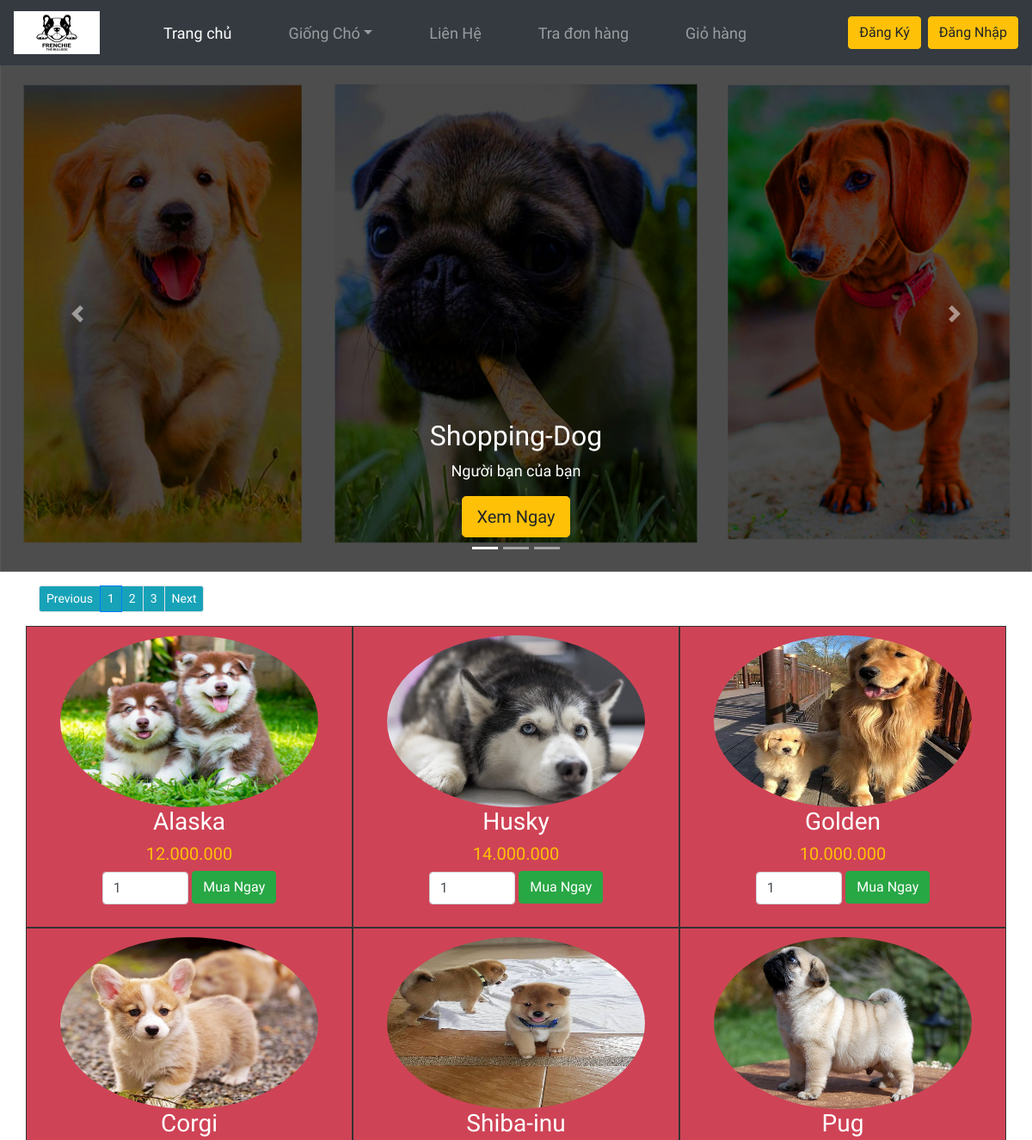
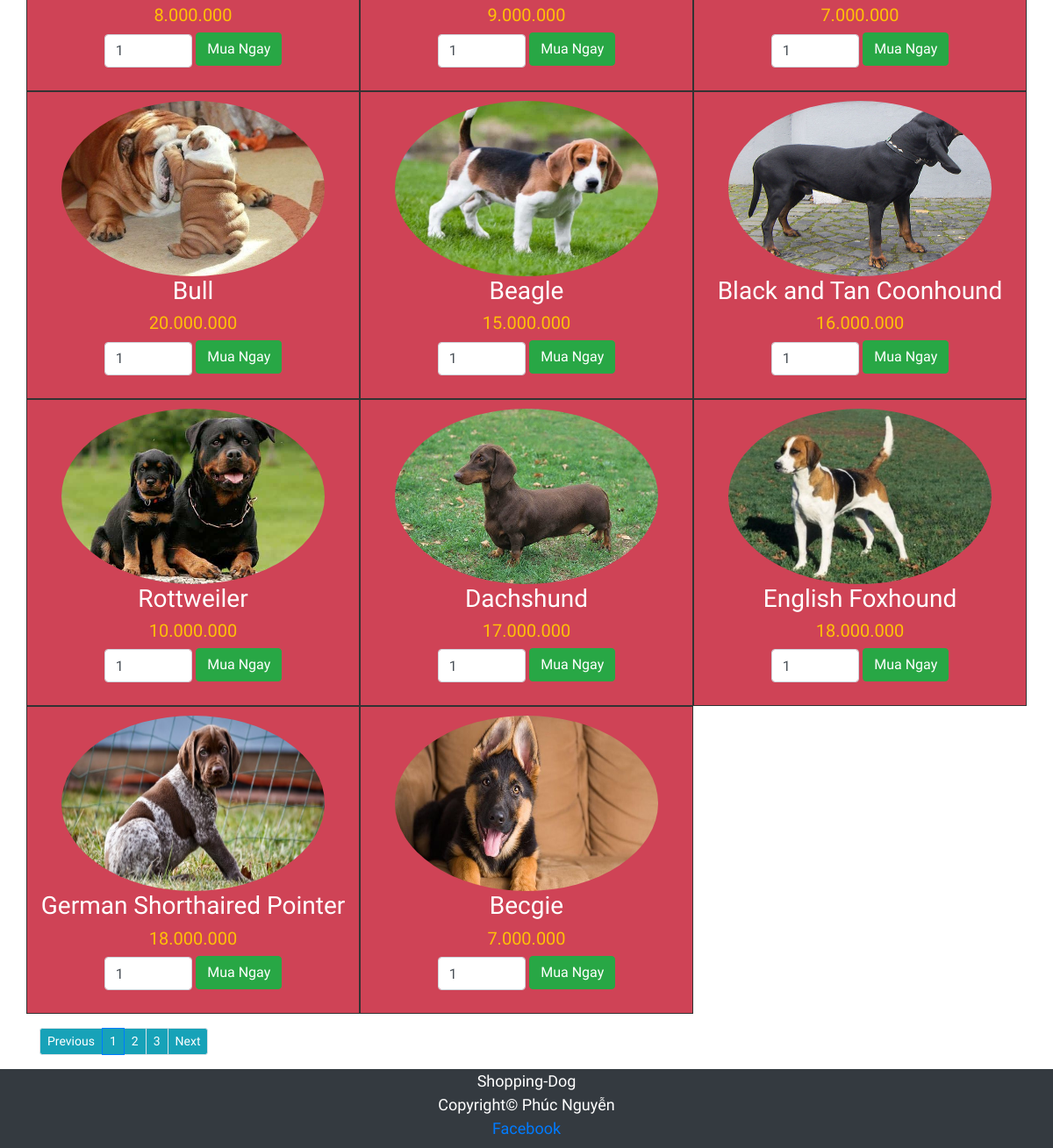
The page / on the database its author committed (2 pictures, top to bottom).
### tables this page shows
CREATE TABLE `hanghoa` (
  `MSHH` varchar(5) NOT NULL,
  `TenHH` varchar(50) NOT NULL,
  `Gia` int(11) NOT NULL,
  `SoLuongHang` tinyint(4) NOT NULL,
  `MaNhom` varchar(5) NOT NULL,
  `Hinh` varchar(50) NOT NULL,
  `MoTaHH` varchar(20) DEFAULT NULL
);

### change_type_money.php (called while the page is built, shortened)
<?php
	    function change_type_money($str){
    		$count = 0;
    		$newstr = '';
    		$len = strlen($str);
    		for($i = $len-1 ; $i >= 0; $i--){
    			$newstr .= $str[$i];
    			$count ++;
    			if($count % 3 == 0 and $count!=$len){
    				$newstr .= '.';
    			}
    		}
    		return strrev($newstr);
		}
 ?>

### product.php (the view, shortened to what this page needs)
<div class="container" id="content">
		<div id="pag" class="mt-3">
			<ul class="pagination pagination-sm">
				<li class="page-item"><a class="page-link bg-info text-white" href="#">Previous</a></li>
				<li class="page-item active"><a class="page-link bg-info text-white" href="#">1</a></li>
				<li class="page-item"><a class="page-link bg-info text-white" href="#">2</a></li>
				<li class="page-item"><a class="page-link bg-info text-white" href="#">3</a></li>
				<li class="page-item"><a class="page-link bg-info text-white" href="#">Next</a></li>
			</ul>
		</div>
		<div class="row">
				<?php
					$sql = 'select * from hanghoa';
					$result = mysqli_query($conn,$sql);
					if(mysqli_num_rows($result) > 0){
						while ($row = mysqli_fetch_assoc($result)) {
						?>
                              <div class="col-sm-4">
                                             <form action="cart.php" method="POST">
												<img src="<?php echo 'img/'.$row['Hinh'];?>" alt="" style="width: 300px; height: 200px;" class="img-fluid rounded-circle">
												<h3><?php echo $row['TenHH'];?></h3>
												<h5 class="text-warning"><?php echo change_type_money($row['Gia']);?></h5>
												<input type="text" class="form-control mb-3 d-inline-block" style="width:100px;" name="qty" value="1">
												<button type="submit" name="add" class="btn btn-success mb-1" onclick="save()">Mua Ngay</button>
                                            </form>
                                </div>
						<?php
							}
					}
				 ?>
		</div>
		<div id="pag2" class="mt-3">
			<ul class="pagination pagination-sm">
				<li class="page-item"><a class="page-link bg-info text-white" href="#">Previous</a></li>
				<li class="page-item active"><a class="page-link bg-info text-white" href="#">1</a></li>
				<li class="page-item"><a class="page-link bg-info text-white" href="#">2</a></li>
				<li class="page-item"><a class="page-link bg-info text-white" href="#">3</a></li>
				<li class="page-item"><a class="page-link bg-info text-white" href="#">Next</a></li>
			</ul>
		</div>
	</div>

### index.php (shortened to what this page needs)
<?php
	include_once 'change_type_money.php'
 ?>
<!DOCTYPE html>
<html lang="en">
<head>
	<link rel="stylesheet" href="https://maxcdn.bootstrapcdn.com/bootstrap/4.4.1/css/bootstrap.min.css">
	<link rel="stylesheet" href="https://use.fontawesome.com/releases/v5.6.3/css/all.css"></head>
		<link rel="stylesheet" type="text/css" href="./css/index.css">
</head>
<body>
	<?php include 'header.php' ?>
	<?php include 'carousel.php' ?>
	<?php include 'product.php' ?>
	<?php include 'footer.php' ?>
</body>
</html>

### header.php (shortened to what this page needs)
<?php
	include_once 'change_type_money.php'
 ?>
<?php
	if(isset($_SESSION['login'])){
		$check = 1;
	}else{
		$check = 0;
	}
?>
<div class="container-fuild">
<nav class="navbar navbar-expand-sm bg-dark navbar-dark fixed-top">
			<a class="navbar-brand" href="index.php">
				<img src="img/logo.jpg" alt="logo" style="width: 100px; height: 50px;">
			</a>
			<div class="collapse navbar-collapse" id="collapsibleNavId">
				<ul class="navbar-nav mr-auto mt-2 mt-lg-0">
					<li class="nav-item active">
						<a class="nav-link" href="index.php">Trang chủ <span class="sr-only">(current)</span></a>
					</li>
					<li class="nav-item dropdown">
					<a class="nav-link dropdown-toggle" href="#" id="dropdownId" data-toggle="dropdown" aria-haspopup="true" aria-expanded="false">Giống Chó</a>
					</li>
					<li class="nav-item">
						<a class="nav-link" href="contact.php">Liên Hệ</a>
					</li>
					<li class="nav-item">
						<a class="nav-link" href="ordersearch.php">Tra đơn hàng</a>
                    </li>
                    <li class="nav-item">
						<a class="nav-link" href="cart.php">Giỏ hàng</a>
					</li>
				</ul>
					<?php
						if($check == 1){?>
							<span style="font-size:15px; color:white" class="mr-3"><?php echo 'Xin Chào, '.processNameUser($_SESSION['login'][0]['fullname'])?></span>
							<form action="" method="post">
								<button type="submit" name="out" class="btn btn-warning">Đăng Xuất</button>
							</form>
						<?php }else{
								echo '<a href="registeruser.php" class="btn btn-warning mr-2">Đăng Ký</a>
									 <a href="login.php" class="btn btn-warning">Đăng Nhập</a>';
							}?>
			</div>
		</nav>
</div>

### carousel.php (shortened to what this page needs)
<div id="carousel" class="carousel slide" data-ride="carousel">
	<ol class="carousel-indicators">
		<li data-target="#carousel" data-slide-to="0" class="active"></li>
		<li data-target="#carousel" data-slide-to="1"></li>
		<li data-target="#carousel" data-slide-to="2"></li>
	</ol>
	<div class="carousel-inner" role="listbox">
		<div class="carousel-item active">
			<img src="img/Intro3.jpg" alt="First slide" class="img-fluid">
			<div class="carousel-caption d-none d-md-block">
				<h2>Shopping-Dog</h2>
				<p>Người bạn của bạn</p>
				<a href="#content"><button class="btn btn-warning btn-lg">Xem Ngay</button></a>
			</div>
		</div>
	</div>
	<a class="carousel-control-prev" href="#carousel" role="button" data-slide="prev">
		<span class="carousel-control-prev-icon" aria-hidden="true"></span>
	</a>
	<a class="carousel-control-next" href="#carousel" role="button" data-slide="next">
		<span class="carousel-control-next-icon" aria-hidden="true"></span>
	</a>
</div>

### footer.php
<div id="footer" class="bg-dark">
	Shopping-Dog <br>
	Copyright&copy; Phúc Nguyễn<br>
	<a href="https://www.facebook.com/sek.dai/" target="_blank">Facebook</a>
</div>

### css/index.css (style rules this page uses)
body { font-family: 'Be Vietnam', sans-serif; font-size: 18px; }
.collapse li { margin-left: 50px; }
.carousel-inner img { width: 100%; height: 600px; }
#carousel { margin-top: 65px; }
#footer { width: 100%; height: 90px; color:white; text-align: center; }
.col-sm-4 { text-align: center; border: 1px solid #333; background-color: rgb(207, 67, 86); padding: 10px; box-sizing: border-box; color:white; }
.pagination { color:white; }

### rows shown on the page
hanghoa: Hinh (picture), TenHH "Alaska", Gia "12.000.000"
hanghoa: Hinh (picture), TenHH "Husky", Gia "14.000.000"
hanghoa: Hinh (picture), TenHH "Golden", Gia "10.000.000"
hanghoa: Hinh (picture), TenHH "Corgi", Gia "8.000.000"
hanghoa: Hinh (picture), TenHH "Shiba-inu", Gia "9.000.000"
hanghoa: Hinh (picture), TenHH "Pug", Gia "7.000.000"
hanghoa: Hinh (picture), TenHH "Bull", Gia "20.000.000"
hanghoa: Hinh (picture), TenHH "Beagle", Gia "15.000.000"
hanghoa: Hinh (picture), TenHH "Black and Tan Coonhound", Gia "16.000.000"
hanghoa: Hinh (picture), TenHH "Rottweiler", Gia "10.000.000"
hanghoa: Hinh (picture), TenHH "Dachshund", Gia "17.000.000"
hanghoa: Hinh (picture), TenHH "English Foxhound", Gia "18.000.000"
hanghoa: Hinh (picture), TenHH "German Shorthaired Pointer", Gia "18.000.000"
hanghoa: Hinh (picture), TenHH "Becgie", Gia "7.000.000"
